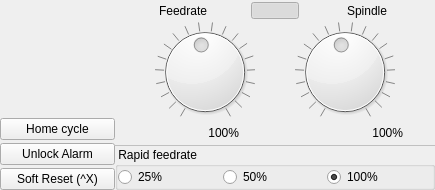
        <widget class="QWidget" name="frmArretUrgence" native="true">
         <layout class="QGridLayout" name="gridLayout_5">
          <property name="leftMargin">
           <number>0</number>
          </property>
          <property name="topMargin">
           <number>0</number>
          </property>
          <property name="rightMargin">
           <number>0</number>
          </property>
          <property name="bottomMargin">
           <number>0</number>
          </property>
          <property name="spacing">
           <number>0</number>
          </property>
          <item row="0" column="0">
           <widget class="QPushButton" name="btnUrgence">
            <property name="sizePolicy">
             <sizepolicy hsizetype="Fixed" vsizetype="Fixed">
              <horstretch>0</horstretch>
              <verstretch>0</verstretch>
             </sizepolicy>
            </property>
            <property name="minimumSize">
             <size>
              <width>115</width>
              <height>115</height>
             </size>
            </property>
            <property name="maximumSize">
             <size>
              <width>16777215</width>
              <height>16777215</height>
             </size>
            </property>
            <property name="cursor">
             <cursorShape>PointingHandCursor</cursorShape>
            </property>
            <property name="toolTip">
             <string>Double click
to unlock urgent stop</string>
            </property>
            <property name="styleSheet">
             <string notr="true">border-radius: 25;</string>
            </property>
            <property name="text">
             <string/>
            </property>
            <property name="icon">
             <iconset resource="cn5X.qrc">
              <normaloff>:/cn5X/images/btnUrgenceOff.svg</normaloff>:/cn5X/images/btnUrgenceOff.svg</iconset>
            </property>
            <property name="iconSize">
             <size>
              <width>115</width>
              <height>115</height>
             </size>
            </property>
            <property name="checked">
             <bool>false</bool>
            </property>
           </widget>
          </item>
          <item row="0" column="1" rowspan="2">
           <widget class="QFrame" name="frmControleVitesse">
            <property name="frameShape">
             <enum>QFrame::NoFrame</enum>
            </property>
            <layout class="QVBoxLayout" name="verticalLayout_35">
             <property name="spacing">
              <number>0</number>
             </property>
             <property name="leftMargin">
              <number>0</number>
             </property>
             <property name="topMargin">
              <number>0</number>
             </property>
             <property name="rightMargin">
              <number>0</number>
             </property>
             <property name="bottomMargin">
              <number>0</number>
             </property>
             <item>
              <widget class="QWidget" name="widget" native="true">
               <layout class="QHBoxLayout" name="horizontalLayout_14">
                <property name="spacing">
                 <number>0</number>
                </property>
                <property name="leftMargin">
                 <number>0</number>
                </property>
                <property name="topMargin">
                 <number>0</number>
                </property>
                <property name="rightMargin">
                 <number>0</number>
                </property>
                <property name="bottomMargin">
                 <number>0</number>
                </property>
                <item>
                 <widget class="QLabel" name="label_22">
                  <property name="sizePolicy">
                   <sizepolicy hsizetype="Preferred" vsizetype="Fixed">
                    <horstretch>0</horstretch>
                    <verstretch>0</verstretch>
                   </sizepolicy>
                  </property>
                  <property name="text">
                   <string>Feedrate</string>
                  </property>
                  <property name="alignment">
                   <set>Qt::AlignCenter</set>
                  </property>
                 </widget>
                </item>
                <item>
                 <widget class="QPushButton" name="btnLinkOverride">
                  <property name="sizePolicy">
                   <sizepolicy hsizetype="Fixed" vsizetype="Fixed">
                    <horstretch>0</horstretch>
                    <verstretch>0</verstretch>
                   </sizepolicy>
                  </property>
                  <property name="maximumSize">
                   <size>
                    <width>48</width>
                    <height>17</height>
                   </size>
                  </property>
                  <property name="toolTip">
                   <string>Link feedrate and spindle speed</string>
                  </property>
                  <property name="icon">
                   <iconset resource="cn5X.qrc">
                    <normaloff>:/cn5X/images/btnLinkOn.svg</normaloff>:/cn5X/images/btnLinkOn.svg</iconset>
                  </property>
                  <property name="iconSize">
                   <size>
                    <width>48</width>
                    <height>17</height>
                   </size>
                  </property>
                  <property name="checkable">
                   <bool>true</bool>
                  </property>
                  <property name="checked">
                   <bool>true</bool>
                  </property>
                 </widget>
                </item>
                <item>
                 <widget class="QLabel" name="label_23">
                  <property name="sizePolicy">
                   <sizepolicy hsizetype="Preferred" vsizetype="Fixed">
                    <horstretch>0</horstretch>
                    <verstretch>0</verstretch>
                   </sizepolicy>
                  </property>
                  <property name="text">
                   <string>Spindle</string>
                  </property>
                  <property name="alignment">
                   <set>Qt::AlignCenter</set>
                  </property>
                 </widget>
                </item>
               </layout>
              </widget>
             </item>
             <item>
              <widget class="QWidget" name="widget" native="true">
               <layout class="QHBoxLayout" name="horizontalLayout_19">
                <property name="spacing">
                 <number>0</number>
                </property>
                <property name="leftMargin">
                 <number>0</number>
                </property>
                <property name="topMargin">
                 <number>0</number>
                </property>
                <property name="rightMargin">
                 <number>0</number>
                </property>
                <property name="bottomMargin">
                 <number>0</number>
                </property>
                <item>
                 <spacer name="horizontalSpacer_28">
                  <property name="orientation">
                   <enum>Qt::Horizontal</enum>
                  </property>
                  <property name="sizeHint" stdset="0">
                   <size>
                    <width>40</width>
                    <height>20</height>
                   </size>
                  </property>
                 </spacer>
                </item>
                <item>
                 <widget class="QDial" name="dialAvance">
                  <property name="sizePolicy">
                   <sizepolicy hsizetype="Fixed" vsizetype="Fixed">
                    <horstretch>0</horstretch>
                    <verstretch>0</verstretch>
                   </sizepolicy>
                  </property>
                  <property name="maximumSize">
                   <size>
                    <width>16777215</width>
                    <height>16777215</height>
                   </size>
                  </property>
                  <property name="cursor">
                   <cursorShape>PointingHandCursor</cursorShape>
                  </property>
                  <property name="contextMenuPolicy">
                   <enum>Qt::CustomContextMenu</enum>
                  </property>
                  <property name="minimum">
                   <number>10</number>
                  </property>
                  <property name="maximum">
                   <number>200</number>
                  </property>
                  <property name="value">
                   <number>100</number>
                  </property>
                  <property name="wrapping">
                   <bool>false</bool>
                  </property>
                  <property name="notchTarget">
                   <double>10.000000000000000</double>
                  </property>
                  <property name="notchesVisible">
                   <bool>true</bool>
                  </property>
                 </widget>
                </item>
                <item>
                 <spacer name="horizontalSpacer_27">
                  <property name="orientation">
                   <enum>Qt::Horizontal</enum>
                  </property>
                  <property name="sizeHint" stdset="0">
                   <size>
                    <width>40</width>
                    <height>20</height>
                   </size>
                  </property>
                 </spacer>
                </item>
                <item>
                 <widget class="QDial" name="dialBroche">
                  <property name="sizePolicy">
                   <sizepolicy hsizetype="Fixed" vsizetype="Fixed">
                    <horstretch>0</horstretch>
                    <verstretch>0</verstretch>
                   </sizepolicy>
                  </property>
                  <property name="maximumSize">
                   <size>
                    <width>16777215</width>
                    <height>16777215</height>
                   </size>
                  </property>
                  <property name="cursor">
                   <cursorShape>PointingHandCursor</cursorShape>
                  </property>
                  <property name="contextMenuPolicy">
                   <enum>Qt::CustomContextMenu</enum>
                  </property>
                  <property name="minimum">
                   <number>10</number>
                  </property>
                  <property name="maximum">
                   <number>200</number>
                  </property>
                  <property name="value">
                   <number>100</number>
                  </property>
                  <property name="wrapping">
                   <bool>false</bool>
                  </property>
                  <property name="notchTarget">
                   <double>10.000000000000000</double>
                  </property>
                  <property name="notchesVisible">
                   <bool>true</bool>
                  </property>
                 </widget>
                </item>
                <item>
                 <spacer name="horizontalSpacer_26">
                  <property name="orientation">
                   <enum>Qt::Horizontal</enum>
                  </property>
                  <property name="sizeHint" stdset="0">
                   <size>
                    <width>40</width>
                    <height>20</height>
                   </size>
                  </property>
                 </spacer>
                </item>
               </layout>
              </widget>
             </item>
             <item>
              <widget class="QWidget" name="widget" native="true">
               <layout class="QHBoxLayout" name="horizontalLayout_27">
                <property name="spacing">
                 <number>8</number>
                </property>
                <property name="leftMargin">
                 <number>0</number>
                </property>
                <property name="topMargin">
                 <number>0</number>
                </property>
                <property name="rightMargin">
                 <number>0</number>
                </property>
                <property name="bottomMargin">
                 <number>0</number>
                </property>
                <item>
                 <widget class="QLabel" name="lblAvancePourcent">
                  <property name="sizePolicy">
                   <sizepolicy hsizetype="Preferred" vsizetype="Fixed">
                    <horstretch>0</horstretch>
                    <verstretch>0</verstretch>
                   </sizepolicy>
                  </property>
                  <property name="text">
                   <string notr="true">100%</string>
                  </property>
                  <property name="alignment">
                   <set>Qt::AlignRight|Qt::AlignTrailing|Qt::AlignVCenter</set>
                  </property>
                 </widget>
                </item>
                <item>
                 <widget class="QPushButton" name="btnResetAvance">
                  <property name="sizePolicy">
                   <sizepolicy hsizetype="Fixed" vsizetype="Fixed">
                    <horstretch>0</horstretch>
                    <verstretch>0</verstretch>
                   </sizepolicy>
                  </property>
                  <property name="maximumSize">
                   <size>
                    <width>24</width>
                    <height>17</height>
                   </size>
                  </property>
                  <property name="toolTip">
                   <string>Reset feedrate</string>
                  </property>
                  <property name="text">
                   <string/>
                  </property>
                  <property name="icon">
                   <iconset resource="cn5X.qrc">
                    <normaloff>:/cn5X/images/btnResetSpeed.svg</normaloff>:/cn5X/images/btnResetSpeed.svg</iconset>
                  </property>
                  <property name="iconSize">
                   <size>
                    <width>24</width>
                    <height>17</height>
                   </size>
                  </property>
                  <property name="flat">
                   <bool>true</bool>
                  </property>
                 </widget>
                </item>
                <item>
                 <widget class="QLabel" name="lblBrochePourcent">
                  <property name="sizePolicy">
                   <sizepolicy hsizetype="Preferred" vsizetype="Fixed">
                    <horstretch>0</horstretch>
                    <verstretch>0</verstretch>
                   </sizepolicy>
                  </property>
                  <property name="text">
                   <string notr="true">100%</string>
                  </property>
                  <property name="alignment">
                   <set>Qt::AlignRight|Qt::AlignTrailing|Qt::AlignVCenter</set>
                  </property>
                 </widget>
                </item>
                <item>
                 <widget class="QPushButton" name="btnResetBroche">
                  <property name="sizePolicy">
                   <sizepolicy hsizetype="Fixed" vsizetype="Fixed">
                    <horstretch>0</horstretch>
                    <verstretch>0</verstretch>
                   </sizepolicy>
                  </property>
                  <property name="maximumSize">
                   <size>
                    <width>24</width>
                    <height>17</height>
                   </size>
                  </property>
                  <property name="toolTip">
                   <string>Reset spindle speed</string>
                  </property>
                  <property name="text">
                   <string/>
                  </property>
                  <property name="icon">
                   <iconset resource="cn5X.qrc">
                    <normaloff>:/cn5X/images/btnResetSpeed.svg</normaloff>:/cn5X/images/btnResetSpeed.svg</iconset>
                  </property>
                  <property name="iconSize">
                   <size>
                    <width>24</width>
                    <height>17</height>
                   </size>
                  </property>
                  <property name="flat">
                   <bool>true</bool>
                  </property>
                 </widget>
                </item>
               </layout>
              </widget>
             </item>
             <item>
              <widget class="Line" name="line">
               <property name="styleSheet">
                <string notr="true">color: #c0c0c0</string>
               </property>
               <property name="frameShadow">
                <enum>QFrame::Plain</enum>
               </property>
               <property name="orientation">
                <enum>Qt::Horizontal</enum>
               </property>
              </widget>
             </item>
             <item>
              <widget class="QGroupBox" name="grpVitesseRapide">
               <property name="title">
                <string> Rapid feedrate</string>
               </property>
               <layout class="QHBoxLayout" name="horizontalLayout_8">
                <property name="spacing">
                 <number>0</number>
                </property>
                <property name="leftMargin">
                 <number>0</number>
                </property>
                <property name="topMargin">
                 <number>0</number>
                </property>
                <property name="rightMargin">
                 <number>0</number>
                </property>
                <property name="bottomMargin">
                 <number>0</number>
                </property>
                <item>
                 <widget class="QRadioButton" name="rbRapid025">
                  <property name="cursor">
                   <cursorShape>PointingHandCursor</cursorShape>
                  </property>
                  <property name="text">
                   <string notr="true">25%</string>
                  </property>
                 </widget>
                </item>
                <item>
                 <widget class="QRadioButton" name="rbRapid050">
                  <property name="cursor">
                   <cursorShape>PointingHandCursor</cursorShape>
                  </property>
                  <property name="text">
                   <string notr="true">50%</string>
                  </property>
                 </widget>
                </item>
                <item>
                 <widget class="QRadioButton" name="rbRapid100">
                  <property name="cursor">
                   <cursorShape>PointingHandCursor</cursorShape>
                  </property>
                  <property name="text">
                   <string notr="true">100%</string>
                  </property>
                  <property name="checked">
                   <bool>true</bool>
                  </property>
                 </widget>
                </item>
               </layout>
              </widget>
             </item>
            </layout>
           </widget>
          </item>
          <item row="1" column="0">
           <widget class="QWidget" name="frmHomeAlarm" native="true">
            <layout class="QVBoxLayout" name="verticalLayout">
             <property name="spacing">
              <number>3</number>
             </property>
             <property name="leftMargin">
              <number>0</number>
             </property>
             <property name="topMargin">
              <number>3</number>
             </property>
             <property name="rightMargin">
              <number>0</number>
             </property>
             <property name="bottomMargin">
              <number>0</number>
             </property>
             <item>
              <widget class="QPushButton" name="btnHomeCycle">
               <property name="sizePolicy">
                <sizepolicy hsizetype="Minimum" vsizetype="Fixed">
                 <horstretch>0</horstretch>
                 <verstretch>0</verstretch>
                </sizepolicy>
               </property>
               <property name="toolTip">
                <string>Run homing cycle</string>
               </property>
               <property name="text">
                <string>Home cycle</string>
               </property>
              </widget>
             </item>
             <item>
              <widget class="QPushButton" name="btnKillAlarm">
               <property name="sizePolicy">
                <sizepolicy hsizetype="Minimum" vsizetype="Fixed">
                 <horstretch>0</horstretch>
                 <verstretch>0</verstretch>
                </sizepolicy>
               </property>
               <property name="toolTip">
                <string>Run homing cycle</string>
               </property>
               <property name="text">
                <string>Unlock Alarm</string>
               </property>
               <property name="icon">
                <iconset resource="cn5X.qrc">
                 <normaloff>:/cn5X/images/btnKillAlarm.svg</normaloff>:/cn5X/images/btnKillAlarm.svg</iconset>
               </property>
               <property name="iconSize">
                <size>
                 <width>19</width>
                 <height>19</height>
                </size>
               </property>
              </widget>
             </item>
             <item>
              <widget class="QPushButton" name="btnReset">
               <property name="sizePolicy">
                <sizepolicy hsizetype="Minimum" vsizetype="Fixed">
                 <horstretch>0</horstretch>
                 <verstretch>0</verstretch>
                </sizepolicy>
               </property>
               <property name="text">
                <string>Soft Reset (^X)</string>
               </property>
              </widget>
             </item>
            </layout>
           </widget>
          </item>
         </layout>
        </widget>
